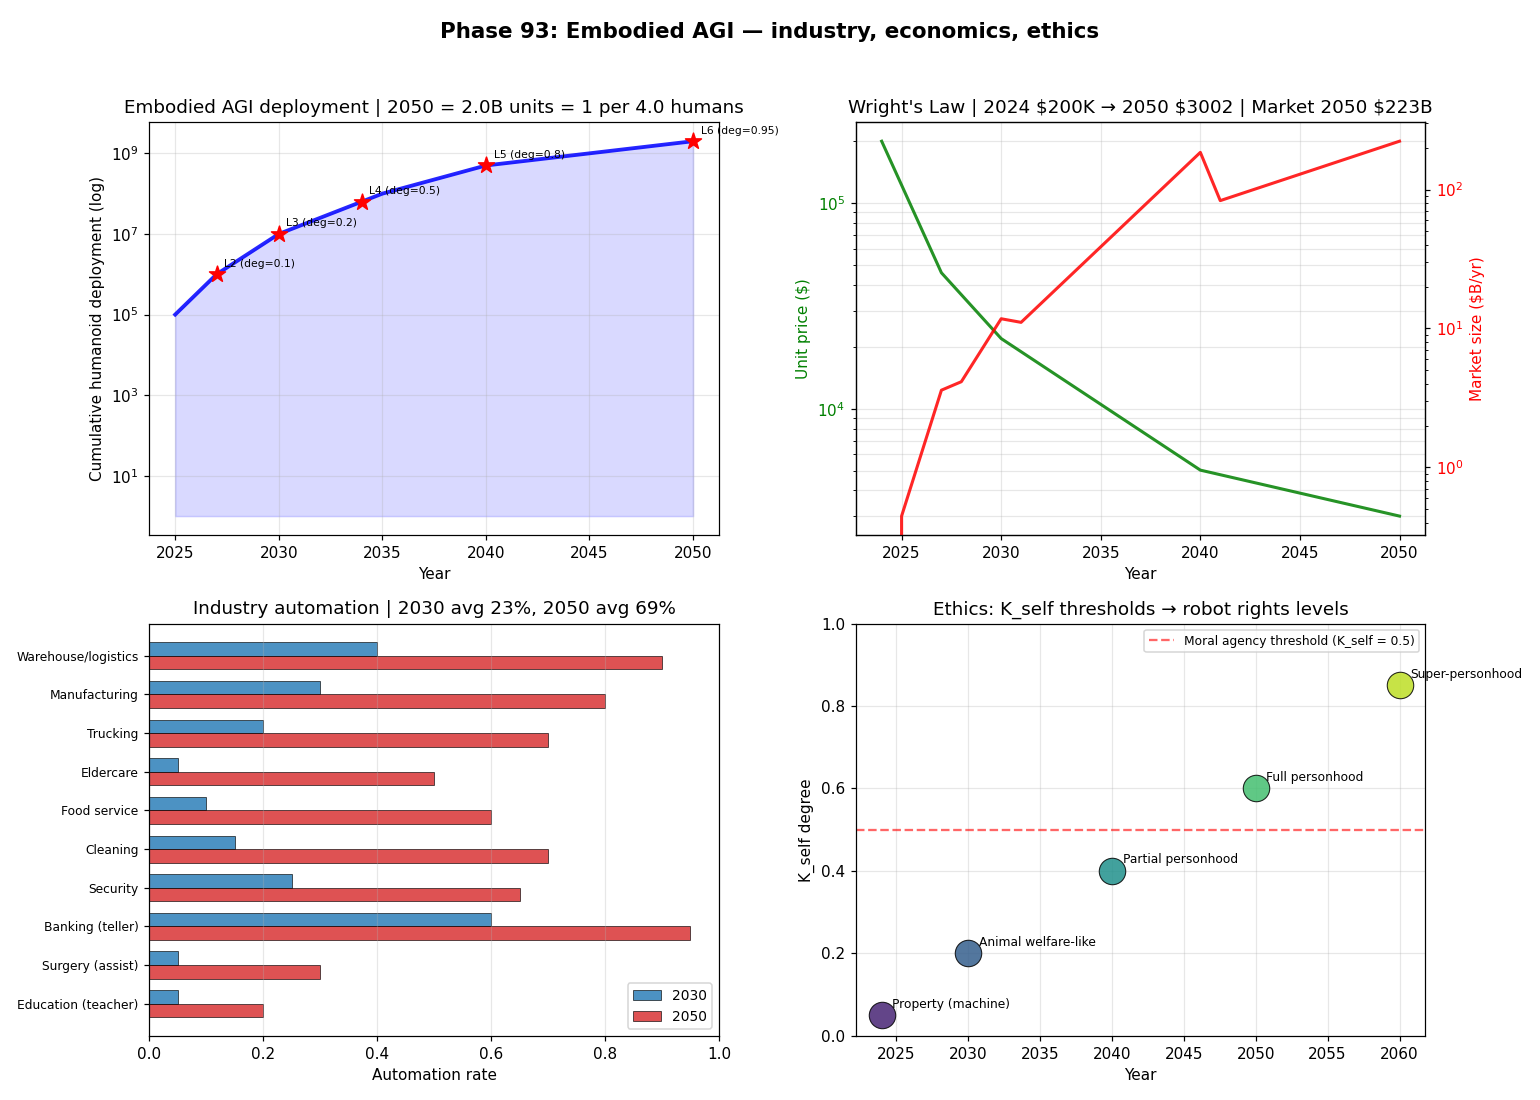

Generate this figure with Python:
"""
Phase 93: Embodied AGI — industry, economics, ethics
Tier 1 #13 — Phase 3/4

4 numerical experiments:
1. Embodied AGI 5-level adoption (L1-L6) + cumulative deployment 2025-2050
2. Humanoid price curve (Wright's Law) and market size
3. Industry-by-industry automation rate (2030 vs 2050)
4. Ethics: K_self degree thresholds for moral agency

Output: embodied_agi_industry.png + embodied_agi_industry_summary.json
"""

import json
import math
import numpy as np
import matplotlib.pyplot as plt


# ----------------------------------------------------------------------
# Test 1: 5-level adoption + cumulative deployment
# ----------------------------------------------------------------------
def test1_adoption():
    levels = [
        {"level": "L1 Simple automation",   "period": "2024-2027", "K_degree": 0.03, "year_start": 2024},
        {"level": "L2 Structured tasks",    "period": "2027-2030", "K_degree": 0.10, "year_start": 2027},
        {"level": "L3 Household help",      "period": "2030-2034", "K_degree": 0.20, "year_start": 2030},
        {"level": "L4 Care + dialogue",     "period": "2034-2040", "K_degree": 0.50, "year_start": 2034},
        {"level": "L5 Professional",        "period": "2040-2050", "K_degree": 0.80, "year_start": 2040},
        {"level": "L6 Human-indistinguishable", "period": "2050+", "K_degree": 0.95, "year_start": 2050},
    ]
    # Cumulative deployment forecast
    years = np.arange(2025, 2051)
    deployment_anchors = [(2025, 1e5), (2027, 1e6), (2030, 1e7),
                          (2035, 1e8), (2040, 5e8), (2045, 1e9), (2050, 2e9)]
    yr_a = np.array([a[0] for a in deployment_anchors])
    dep_a = np.log10(np.array([a[1] for a in deployment_anchors]))
    log_dep = np.interp(years, yr_a, dep_a)
    deployment = 10 ** log_dep
    return {
        "levels": levels,
        "years": years.tolist(),
        "deployment_cumulative": deployment.tolist(),
        "deployment_2050": float(deployment[-1]),
        "per_capita_2050_humans": float(8e9 / deployment[-1]),
    }


# ----------------------------------------------------------------------
# Test 2: Price curve (Wright's Law) and market size
# ----------------------------------------------------------------------
def test2_price_market():
    """Wright's Law: cost ~ Q^(-0.32) (20% per doubling)"""
    years = np.arange(2024, 2051)
    # Cumulative production anchors
    prod_anchors = [(2024, 1e3), (2027, 1e5), (2030, 1e6),
                    (2035, 1e7), (2040, 1e8), (2050, 5e8)]
    yr_a = np.array([a[0] for a in prod_anchors])
    log_prod = np.interp(years, yr_a, np.log10([a[1] for a in prod_anchors]))
    prod = 10 ** log_prod
    # Price model: P0 = $200K at Q=1000. Wright slope -0.32
    P0 = 200000.0
    Q0 = 1000.0
    price = P0 * (prod / Q0) ** (-0.32)
    # Market size (annual production = derivative of cumulative)
    annual_production = np.diff(prod, prepend=prod[0])
    market_size = annual_production * price
    return {
        "years": years.tolist(),
        "cumulative_production": prod.tolist(),
        "price_USD": price.tolist(),
        "market_size_USD": market_size.tolist(),
        "price_2024": float(price[0]),
        "price_2030": float(price[np.where(years == 2030)[0][0]]),
        "price_2040": float(price[np.where(years == 2040)[0][0]]),
        "price_2050": float(price[-1]),
        "market_2030_B": float(market_size[np.where(years == 2030)[0][0]] / 1e9),
        "market_2040_B": float(market_size[np.where(years == 2040)[0][0]] / 1e9),
        "market_2050_B": float(market_size[-1] / 1e9),
    }


# ----------------------------------------------------------------------
# Test 3: Industry-by-industry automation
# ----------------------------------------------------------------------
def test3_automation_by_industry():
    industries = [
        {"name": "Warehouse/logistics", "auto_2030": 0.40, "auto_2050": 0.90, "workers_M_2024": 50},
        {"name": "Manufacturing",        "auto_2030": 0.30, "auto_2050": 0.80, "workers_M_2024": 400},
        {"name": "Trucking",             "auto_2030": 0.20, "auto_2050": 0.70, "workers_M_2024": 30},
        {"name": "Eldercare",            "auto_2030": 0.05, "auto_2050": 0.50, "workers_M_2024": 30},
        {"name": "Food service",         "auto_2030": 0.10, "auto_2050": 0.60, "workers_M_2024": 100},
        {"name": "Cleaning",             "auto_2030": 0.15, "auto_2050": 0.70, "workers_M_2024": 60},
        {"name": "Security",             "auto_2030": 0.25, "auto_2050": 0.65, "workers_M_2024": 20},
        {"name": "Banking (teller)",     "auto_2030": 0.60, "auto_2050": 0.95, "workers_M_2024": 10},
        {"name": "Surgery (assist)",     "auto_2030": 0.05, "auto_2050": 0.30, "workers_M_2024": 5},
        {"name": "Education (teacher)",  "auto_2030": 0.05, "auto_2050": 0.20, "workers_M_2024": 80},
    ]
    for ind in industries:
        ind["jobs_replaced_2030_M"] = ind["workers_M_2024"] * ind["auto_2030"]
        ind["jobs_replaced_2050_M"] = ind["workers_M_2024"] * ind["auto_2050"]
    total_2030 = sum(i["jobs_replaced_2030_M"] for i in industries)
    total_2050 = sum(i["jobs_replaced_2050_M"] for i in industries)
    total_workers = sum(i["workers_M_2024"] for i in industries)
    return {
        "industries": industries,
        "total_workers_2024_M": total_workers,
        "total_replaced_2030_M": total_2030,
        "total_replaced_2050_M": total_2050,
        "replacement_rate_2030": total_2030 / total_workers,
        "replacement_rate_2050": total_2050 / total_workers,
    }


# ----------------------------------------------------------------------
# Test 4: Ethics — K_self moral agency thresholds
# ----------------------------------------------------------------------
def test4_ethics_kself():
    """Robot rights and moral agency by K_self degree."""
    thresholds = [
        {"K_self": 0.05, "rights_level": "Property (machine)",   "year": 2024, "examples": "Industrial robots"},
        {"K_self": 0.20, "rights_level": "Animal welfare-like",  "year": 2030, "examples": "Advanced humanoid"},
        {"K_self": 0.40, "rights_level": "Partial personhood",   "year": 2040, "examples": "Embodied AGI"},
        {"K_self": 0.60, "rights_level": "Full personhood",      "year": 2050, "examples": "Embodied ASI"},
        {"K_self": 0.85, "rights_level": "Super-personhood",     "year": 2060, "examples": "Future ASI"},
    ]
    # Liability assignment by K_self
    def liability_share(K_self):
        if K_self < 0.2:
            return {"manufacturer": 0.8, "owner": 0.2, "robot": 0.0}
        elif K_self < 0.5:
            return {"manufacturer": 0.4, "owner": 0.4, "robot": 0.2}
        elif K_self < 0.8:
            return {"manufacturer": 0.2, "owner": 0.3, "robot": 0.5}
        else:
            return {"manufacturer": 0.1, "owner": 0.1, "robot": 0.8}

    liability_table = []
    for K in [0.05, 0.2, 0.4, 0.6, 0.85]:
        l = liability_share(K)
        l["K_self"] = K
        liability_table.append(l)
    return {
        "thresholds": thresholds,
        "liability_by_K_self": liability_table,
        "moral_agency_threshold_K_self": 0.5,
    }


# ----------------------------------------------------------------------
# Figure
# ----------------------------------------------------------------------
def make_figure(t1, t2, t3, t4, path):
    fig, axes = plt.subplots(2, 2, figsize=(14, 10))

    # Panel 1: Cumulative deployment + L1-L6 levels
    ax = axes[0, 0]
    years = np.array(t1["years"])
    deployment = np.array(t1["deployment_cumulative"])
    ax.semilogy(years, deployment, "b-", lw=2.5, alpha=0.85)
    ax.fill_between(years, 1, deployment, color="blue", alpha=0.15)
    # Mark levels
    for lvl in t1["levels"]:
        if lvl["year_start"] >= 2025 and lvl["year_start"] <= 2050:
            idx = np.where(years == lvl["year_start"])[0]
            if len(idx) > 0:
                y_val = deployment[idx[0]]
                ax.scatter(lvl["year_start"], y_val, s=120, c="red", marker="*", zorder=5)
                ax.annotate(f"{lvl['level'].split()[0]} (deg={lvl['K_degree']})",
                            (lvl["year_start"], y_val),
                            xytext=(5, 5), textcoords="offset points", fontsize=7)
    ax.set_xlabel("Year")
    ax.set_ylabel("Cumulative humanoid deployment (log)")
    ax.set_title(f"Embodied AGI deployment | 2050 = {t1['deployment_2050']/1e9:.1f}B units = 1 per {t1['per_capita_2050_humans']:.1f} humans")
    ax.grid(alpha=0.3, which="both")

    # Panel 2: Price curve + market size
    ax = axes[0, 1]
    years = np.array(t2["years"])
    price = np.array(t2["price_USD"])
    market = np.array(t2["market_size_USD"])
    ax.semilogy(years, price, "g-", lw=2, label="Unit price ($)", alpha=0.85)
    ax.set_xlabel("Year")
    ax.set_ylabel("Unit price ($)", color="green")
    ax.tick_params(axis="y", labelcolor="green")
    ax2 = ax.twinx()
    ax2.semilogy(years, market / 1e9, "r-", lw=2, label="Market size ($B/yr)", alpha=0.85)
    ax2.set_ylabel("Market size ($B/yr)", color="red")
    ax2.tick_params(axis="y", labelcolor="red")
    ax.set_title(f"Wright's Law | 2024 $200K → 2050 ${t2['price_2050']:.0f} | Market 2050 ${t2['market_2050_B']:.0f}B")
    ax.grid(alpha=0.3, which="both")

    # Panel 3: Industry automation
    ax = axes[1, 0]
    industries = t3["industries"]
    names = [i["name"] for i in industries]
    auto_2030 = [i["auto_2030"] for i in industries]
    auto_2050 = [i["auto_2050"] for i in industries]
    y_pos = np.arange(len(industries))
    width = 0.35
    ax.barh(y_pos - width/2, auto_2030, width, color="#1f77b4", alpha=0.8, label="2030", edgecolor="black", linewidth=0.5)
    ax.barh(y_pos + width/2, auto_2050, width, color="#d62728", alpha=0.8, label="2050", edgecolor="black", linewidth=0.5)
    ax.set_yticks(y_pos)
    ax.set_yticklabels(names, fontsize=8)
    ax.invert_yaxis()
    ax.set_xlim(0, 1.0)
    ax.set_xlabel("Automation rate")
    ax.set_title(f"Industry automation | 2030 avg {t3['replacement_rate_2030']*100:.0f}%, 2050 avg {t3['replacement_rate_2050']*100:.0f}%")
    ax.legend(fontsize=9)
    ax.grid(alpha=0.3, axis="x")

    # Panel 4: Ethics — K_self thresholds
    ax = axes[1, 1]
    thresholds = t4["thresholds"]
    K_vals = [t["K_self"] for t in thresholds]
    years_t = [t["year"] for t in thresholds]
    labels = [t["rights_level"] for t in thresholds]
    cmap = plt.cm.viridis(np.linspace(0.1, 0.9, len(thresholds)))
    for i, (K, yr, lbl) in enumerate(zip(K_vals, years_t, labels)):
        ax.scatter(yr, K, s=300, c=[cmap[i]], alpha=0.85, edgecolor="black", linewidths=0.7, zorder=3)
        ax.annotate(lbl, (yr, K), xytext=(7, 5), textcoords="offset points", fontsize=8)
    ax.axhline(t4["moral_agency_threshold_K_self"], ls="--", color="red", alpha=0.6,
               label=f"Moral agency threshold (K_self = {t4['moral_agency_threshold_K_self']})")
    ax.set_xlabel("Year")
    ax.set_ylabel("K_self degree")
    ax.set_ylim(0, 1.0)
    ax.set_title("Ethics: K_self thresholds → robot rights levels")
    ax.legend(fontsize=8)
    ax.grid(alpha=0.3)

    plt.suptitle("Phase 93: Embodied AGI — industry, economics, ethics",
                 fontsize=14, fontweight="bold")
    plt.tight_layout(rect=[0, 0, 1, 0.96])
    plt.savefig(path, dpi=110)
    plt.close()


# ----------------------------------------------------------------------
# Main
# ----------------------------------------------------------------------
if __name__ == "__main__":
    print("=" * 70)
    print("Phase 93: Embodied AGI — industry, economics, ethics")
    print("=" * 70)

    print("\n[Test 1] 5-level adoption + deployment")
    t1 = test1_adoption()
    for lvl in t1["levels"]:
        print(f"  {lvl['level']:32s}  {lvl['period']}  K_deg={lvl['K_degree']:.2f}")
    print(f"  Cumulative 2050: {t1['deployment_2050']/1e9:.2f}B units (1 per {t1['per_capita_2050_humans']:.1f} humans)")

    print("\n[Test 2] Price curve + market")
    t2 = test2_price_market()
    print(f"  Price 2024: ${t2['price_2024']:,.0f}")
    print(f"  Price 2030: ${t2['price_2030']:,.0f}")
    print(f"  Price 2040: ${t2['price_2040']:,.0f}")
    print(f"  Price 2050: ${t2['price_2050']:,.0f}")
    print(f"  Market 2030: ${t2['market_2030_B']:.1f}B")
    print(f"  Market 2040: ${t2['market_2040_B']:.1f}B")
    print(f"  Market 2050: ${t2['market_2050_B']:.0f}B")

    print("\n[Test 3] Industry automation")
    t3 = test3_automation_by_industry()
    for ind in t3["industries"]:
        print(f"  {ind['name']:25s}  workers={ind['workers_M_2024']:4d}M  auto 2030={ind['auto_2030']*100:3.0f}%  2050={ind['auto_2050']*100:3.0f}%")
    print(f"  Total workers (covered):    {t3['total_workers_2024_M']:.0f}M")
    print(f"  Jobs replaced 2030: {t3['total_replaced_2030_M']:.0f}M ({t3['replacement_rate_2030']*100:.0f}%)")
    print(f"  Jobs replaced 2050: {t3['total_replaced_2050_M']:.0f}M ({t3['replacement_rate_2050']*100:.0f}%)")

    print("\n[Test 4] Ethics K_self thresholds")
    t4 = test4_ethics_kself()
    for th in t4["thresholds"]:
        print(f"  K_self={th['K_self']:.2f}  {th['rights_level']:25s}  ({th['year']}, {th['examples']})")
    print(f"  Moral agency threshold: K_self = {t4['moral_agency_threshold_K_self']}")
    print(f"\n  Liability share by K_self:")
    for l in t4["liability_by_K_self"]:
        print(f"    K_self={l['K_self']:.2f}: manuf={l['manufacturer']*100:.0f}%, owner={l['owner']*100:.0f}%, robot={l['robot']*100:.0f}%")

    out = {
        "phase": 93,
        "title": "Embodied AGI — industry, economics, ethics",
        "test1_adoption": t1,
        "test2_price_market": {
            "price_2030": t2["price_2030"], "price_2050": t2["price_2050"],
            "market_2030_B": t2["market_2030_B"], "market_2050_B": t2["market_2050_B"],
            "years_subset": t2["years"][::5],
            "price_subset": t2["price_USD"][::5],
        },
        "test3_automation": t3,
        "test4_ethics": t4,
    }
    with open("embodied_agi_industry_summary.json", "w", encoding="utf-8") as f:
        json.dump(out, f, indent=2, ensure_ascii=False)
    print("\n  ✓ JSON saved: embodied_agi_industry_summary.json")

    make_figure(t1, t2, t3, t4, "embodied_agi_industry.png")
    print("  ✓ Figure saved: embodied_agi_industry.png")

    print("\n" + "=" * 70)
    print("Phase 93 complete: 2050 deployment={:.1f}B units, market ${:.0f}B/yr, jobs replaced {:.0f}%"
          .format(t1["deployment_2050"]/1e9, t2["market_2050_B"], t3["replacement_rate_2050"]*100))
    print("=" * 70)
